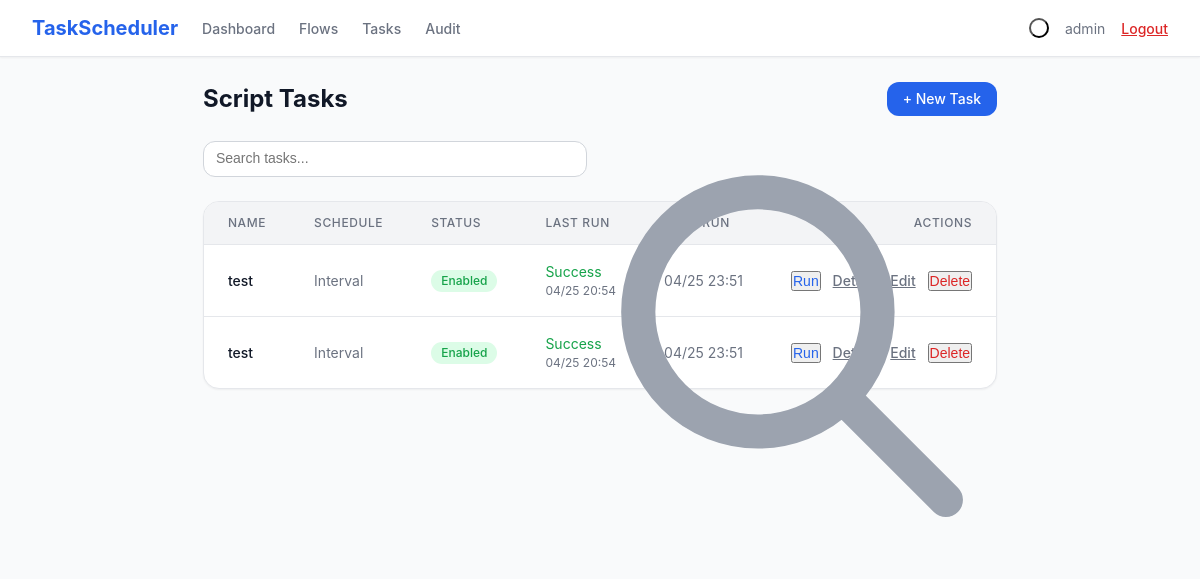
The page /tasks (signed in) on the database as committed earlier.
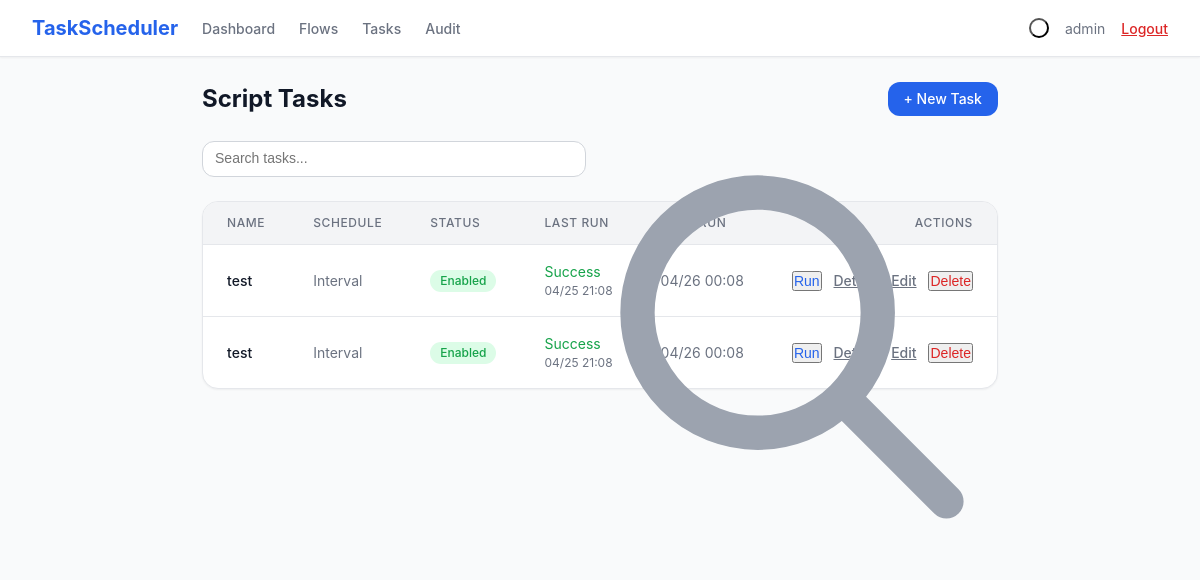
The same page on the database as committed later.
### models.py (models this page shows, shortened)
class Task(db.Model):
    __tablename__ = 'tasks'
    id = db.Column(db.Integer, primary_key=True)
    name = db.Column(db.String(200), nullable=False)
    script_path = db.Column(db.String(500), nullable=True)
    schedule_type = db.Column(db.String(50), nullable=False)
    schedule_config = db.Column(db.Text, default='{}')
    enabled = db.Column(db.Boolean, default=True)
    timeout_seconds = db.Column(db.Integer, default=30)
    env_vars = db.Column(db.Text, default='{}')
    cli_args = db.Column(db.Text, default='')
    tags = db.Column(db.String(500), default='')
    max_retries = db.Column(db.Integer, default=0)
    max_instances = db.Column(db.Integer, default=1)
    last_run_time = db.Column(db.DateTime, nullable=True)
    last_run_status = db.Column(db.String(20), nullable=True)
    last_run_output = db.Column(db.Text, nullable=True)
    next_run_time = db.Column(db.DateTime, nullable=True)
    created_at = db.Column(db.DateTime, default=datetime.utcnow)
    updated_at = db.Column(db.DateTime, default=datetime.utcnow, onupdate=datetime.utcnow)

### app.py (the view)
@app.route('/tasks')
@login_required
def tasks_list():
    search = request.args.get('search', '')
    query = Task.query
    if search:
        query = query.filter(Task.name.contains(search))
    tasks = query.order_by(Task.created_at.desc()).all()
    return render_template('tasks.html', tasks=tasks, search=search)

### app.py (called while the page is built)
def login_required(f):
    @wraps(f)
    def decorated_function(*args, **kwargs):
        if 'user_id' not in session:
            if request.is_json or request.path.startswith('/api/'):
                return jsonify({'error': 'Unauthorized'}), 401
            return redirect(url_for('login'))
        return f(*args, **kwargs)
    return decorated_function

### templates/tasks.html (shortened to what this page needs)
{% extends "base.html" %}
{% block content %}
<div class="space-y-6">
    <div class="flex items-center justify-between">
        <h1 class="text-2xl font-bold text-body">Script Tasks</h1>
        <a href="{{ url_for('task_new') }}" class="btn btn-primary">+ New Task</a>
    </div>
    <div class="relative">
        <input type="text" id="searchInput" placeholder="Search tasks..." value="{{ search }}"
            class="form-input sm-w-96 pl-10"
            onkeyup="if(event.key==='Enter') location.search='?search='+encodeURIComponent(this.value)">
        <svg class="w-5 h-5 text-light absolute left-3 top-2.5" fill="none" stroke="currentColor" viewBox="0 0 24 24"><path stroke-linecap="round" stroke-linejoin="round" stroke-width="2" d="M21 21l-6-6m2-5a7 7 0 11-14 0 7 7 0 0114 0z"></path></svg>
    </div>
    <div class="card table-wrap">
        <table>
            <thead>
                <tr>
                    <th>Name</th>
                    <th>Schedule</th>
                    <th>Status</th>
                    <th>Last Run</th>
                    <th>Next Run</th>
                    <th class="text-right">Actions</th>
                </tr>
            </thead>
            <tbody>
                {% for task in tasks %}
                <tr>
                    <td>
                        <div class="font-medium text-body">{{ task.name }}</div>
                    </td>
                    <td class="text-muted">{{ task.schedule_type|title }}</td>
                    <td>
                        <span class="badge {% if task.enabled %}badge-green{% else %}badge-gray{% endif %}">
                            {{ 'Enabled' if task.enabled else 'Disabled' }}
                        </span>
                    </td>
                    <td>
                        {% if task.last_run_status %}
                        <span class="{% if task.last_run_status == 'success' %}text-green{% else %}text-red{% endif %}">{{ task.last_run_status|title }}</span>
                        <div class="text-xs text-muted">{{ task.last_run_time.strftime('%m/%d %H:%M') if task.last_run_time }}</div>
                        {% else %}
                        <span class="text-light">Never</span>
                        {% endif %}
                    </td>
                    <td class="text-muted">
                        {{ task.next_run_time.strftime('%m/%d %H:%M') if task.next_run_time else '—' }}
                    </td>
                    <td class="text-right space-x-2">
                        <form method="POST" action="{{ url_for('task_run', id=task.id) }}" class="inline">
                            <button type="submit" class="text-primary font-medium text-sm hover:underline">Run</button>
                        </form>
                        <a href="{{ url_for('task_detail', id=task.id) }}" class="text-muted font-medium text-sm hover:text-body">Details</a>
                        <a href="{{ url_for('task_edit', id=task.id) }}" class="text-muted font-medium text-sm hover:text-body">Edit</a>
                        <form method="POST" action="{{ url_for('task_delete', id=task.id) }}" class="inline" onsubmit="return confirm('Delete this task?')">
                            <button type="submit" class="text-red font-medium text-sm hover:underline">Delete</button>
                        </form>
                    </td>
                </tr>
                {% endfor %}
            </tbody>
        </table>
    </div>
</div>
{% endblock %}

Rows that differ between the two databases and show on the page:
changed Task (number 1 of 2 on the later page): last_run_time "04/25 20:54" → "04/25 21:08"; next_run_time "04/25 23:51" → "04/26 00:08"
changed Task (number 2 of 2 on the later page): last_run_time "04/25 20:54" → "04/25 21:08"; next_run_time "04/25 23:51" → "04/26 00:08"
